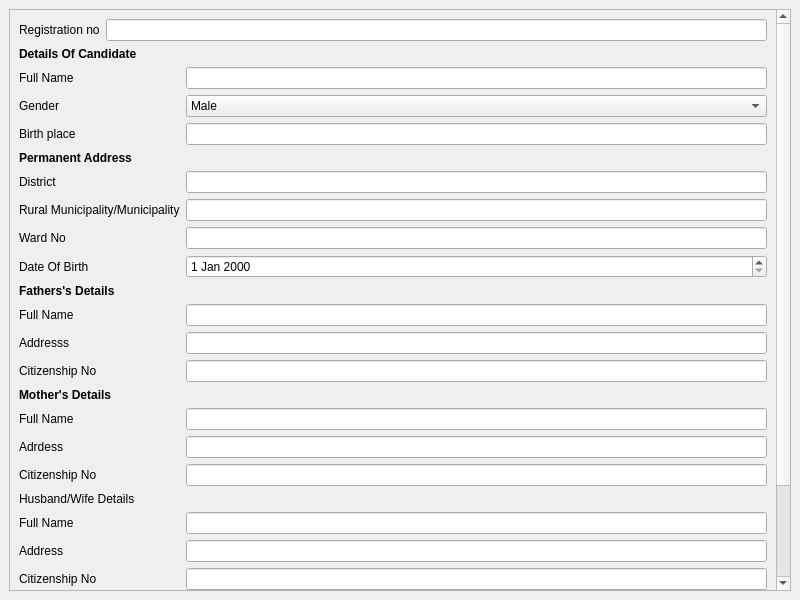
<?xml version="1.0" encoding="UTF-8"?>
<ui version="4.0">
 <class>citizenshiprequest</class>
 <widget class="QMainWindow" name="citizenshiprequest">
  <property name="geometry">
   <rect>
    <x>0</x>
    <y>0</y>
    <width>800</width>
    <height>600</height>
   </rect>
  </property>
  <property name="windowTitle">
   <string>Nepali Citizenship Requset</string>
  </property>
  <widget class="QWidget" name="centralwidget">
   <layout class="QGridLayout" name="gridLayout">
    <item row="0" column="0">
     <widget class="QScrollArea" name="scrollArea">
      <property name="widgetResizable">
       <bool>true</bool>
      </property>
      <widget class="QWidget" name="scrollAreaWidgetContents">
       <property name="geometry">
        <rect>
         <x>0</x>
         <y>0</y>
         <width>755</width>
         <height>779</height>
        </rect>
       </property>
       <layout class="QGridLayout" name="gridLayout_2">
        <item row="2" column="0">
         <layout class="QFormLayout" name="formLayout">
          <item row="0" column="0">
           <widget class="QLabel" name="fullNameLabel">
            <property name="text">
             <string>Full Name</string>
            </property>
           </widget>
          </item>
          <item row="0" column="1">
           <widget class="QLineEdit" name="fullNameLineEdit"/>
          </item>
          <item row="1" column="0">
           <widget class="QLabel" name="genderLabel">
            <property name="text">
             <string>Gender</string>
            </property>
           </widget>
          </item>
          <item row="1" column="1">
           <widget class="QComboBox" name="genderComboBox">
            <item>
             <property name="text">
              <string>Male</string>
             </property>
            </item>
            <item>
             <property name="text">
              <string>Female</string>
             </property>
            </item>
            <item>
             <property name="text">
              <string>Other</string>
             </property>
            </item>
           </widget>
          </item>
          <item row="2" column="0">
           <widget class="QLabel" name="birthPlaceLabel">
            <property name="text">
             <string>Birth place</string>
            </property>
           </widget>
          </item>
          <item row="2" column="1">
           <widget class="QLineEdit" name="birthPlaceLineEdit"/>
          </item>
          <item row="3" column="0">
           <widget class="QLabel" name="permanentAdressLabel">
            <property name="text">
             <string>&lt;b&gt;Permanent Address&lt;/b&gt;</string>
            </property>
           </widget>
          </item>
          <item row="4" column="0">
           <widget class="QLabel" name="districtLabel">
            <property name="text">
             <string>District</string>
            </property>
           </widget>
          </item>
          <item row="4" column="1">
           <widget class="QLineEdit" name="districtLineEdit"/>
          </item>
          <item row="5" column="0">
           <widget class="QLabel" name="MunicipalityLabel">
            <property name="text">
             <string>Rural Municipality/Municipality</string>
            </property>
           </widget>
          </item>
          <item row="5" column="1">
           <widget class="QLineEdit" name="MunicipalityLineEdit"/>
          </item>
          <item row="6" column="0">
           <widget class="QLabel" name="wardNoLabel">
            <property name="text">
             <string>Ward No</string>
            </property>
           </widget>
          </item>
          <item row="6" column="1">
           <widget class="QLineEdit" name="wardNoLineEdit"/>
          </item>
          <item row="7" column="0">
           <widget class="QLabel" name="dateOfBirthLabel">
            <property name="text">
             <string>Date Of Birth</string>
            </property>
           </widget>
          </item>
          <item row="7" column="1">
           <widget class="QDateEdit" name="dateOfBirthDateEdit"/>
          </item>
          <item row="8" column="0">
           <widget class="QLabel" name="fathersSDetailLabel">
            <property name="text">
             <string>&lt;b&gt;Fathers's Details&lt;/b&gt;</string>
            </property>
           </widget>
          </item>
          <item row="9" column="0">
           <widget class="QLabel" name="fullNameLabel_2">
            <property name="text">
             <string>Full Name</string>
            </property>
           </widget>
          </item>
          <item row="9" column="1">
           <widget class="QLineEdit" name="fullNameLineEdit_2"/>
          </item>
          <item row="10" column="0">
           <widget class="QLabel" name="adresssLabel">
            <property name="text">
             <string>Addresss</string>
            </property>
           </widget>
          </item>
          <item row="10" column="1">
           <widget class="QLineEdit" name="adresssLineEdit"/>
          </item>
          <item row="11" column="0">
           <widget class="QLabel" name="citizenshipNoLabel">
            <property name="text">
             <string>Citizenship No</string>
            </property>
           </widget>
          </item>
          <item row="11" column="1">
           <widget class="QLineEdit" name="citizenshipNoLineEdit"/>
          </item>
          <item row="12" column="0">
           <widget class="QLabel" name="motherSDetailLabel">
            <property name="text">
             <string>&lt;b&gt;Mother's Details&lt;/b&gt;</string>
            </property>
           </widget>
          </item>
          <item row="13" column="0">
           <widget class="QLabel" name="fullNameLabel_3">
            <property name="text">
             <string>Full Name</string>
            </property>
           </widget>
          </item>
          <item row="13" column="1">
           <widget class="QLineEdit" name="fullNameLineEdit_3"/>
          </item>
          <item row="14" column="0">
           <widget class="QLabel" name="adrdessLabel">
            <property name="text">
             <string>Adrdess</string>
            </property>
           </widget>
          </item>
          <item row="14" column="1">
           <widget class="QLineEdit" name="adrdessLineEdit"/>
          </item>
          <item row="15" column="0">
           <widget class="QLabel" name="citizenshipNoLabel_2">
            <property name="text">
             <string>Citizenship No</string>
            </property>
           </widget>
          </item>
          <item row="15" column="1">
           <widget class="QLineEdit" name="citizenshipNoLineEdit_2"/>
          </item>
          <item row="16" column="0">
           <widget class="QLabel" name="husbandWifeDetailsLabel">
            <property name="text">
             <string>Husband/Wife Details</string>
            </property>
           </widget>
          </item>
          <item row="17" column="0">
           <widget class="QLabel" name="fullNameLabel_4">
            <property name="text">
             <string>Full Name</string>
            </property>
           </widget>
          </item>
          <item row="17" column="1">
           <widget class="QLineEdit" name="fullNameLineEdit_4"/>
          </item>
          <item row="18" column="0">
           <widget class="QLabel" name="addressLabel">
            <property name="text">
             <string>Address</string>
            </property>
           </widget>
          </item>
          <item row="18" column="1">
           <widget class="QLineEdit" name="addressLineEdit"/>
          </item>
          <item row="19" column="0">
           <widget class="QLabel" name="citizenshipNoLabel_3">
            <property name="text">
             <string>Citizenship No</string>
            </property>
           </widget>
          </item>
          <item row="19" column="1">
           <widget class="QLineEdit" name="citizenshipNoLineEdit_3"/>
          </item>
          <item row="20" column="0">
           <widget class="QLabel" name="detailsOfGuardianLabel">
            <property name="text">
             <string>&lt;b&gt;Details Of Guardian&lt;/b&gt;</string>
            </property>
           </widget>
          </item>
          <item row="21" column="0">
           <widget class="QLabel" name="fullNameLabel_5">
            <property name="text">
             <string>Full Name</string>
            </property>
           </widget>
          </item>
          <item row="21" column="1">
           <widget class="QLineEdit" name="fullNameLineEdit_5"/>
          </item>
          <item row="22" column="0">
           <widget class="QLabel" name="addressLabel_2">
            <property name="text">
             <string>Address</string>
            </property>
           </widget>
          </item>
          <item row="22" column="1">
           <widget class="QLineEdit" name="addressLineEdit_2"/>
          </item>
         </layout>
        </item>
        <item row="0" column="0">
         <layout class="QFormLayout" name="formLayout_3">
          <item row="0" column="0">
           <widget class="QLabel" name="registrationNoLabel">
            <property name="text">
             <string>Registration no</string>
            </property>
           </widget>
          </item>
          <item row="0" column="1">
           <widget class="QLineEdit" name="registrationNoLineEdit"/>
          </item>
         </layout>
        </item>
        <item row="1" column="0">
         <widget class="QLabel" name="label">
          <property name="text">
           <string>&lt;b&gt;Details Of Candidate&lt;/b&gt;</string>
          </property>
         </widget>
        </item>
        <item row="3" column="0">
         <widget class="QDialogButtonBox" name="buttonBox">
          <property name="standardButtons">
           <set>QDialogButtonBox::Cancel|QDialogButtonBox::Ok</set>
          </property>
         </widget>
        </item>
       </layout>
      </widget>
     </widget>
    </item>
   </layout>
  </widget>
 </widget>
 <resources/>
 <connections/>
</ui>
